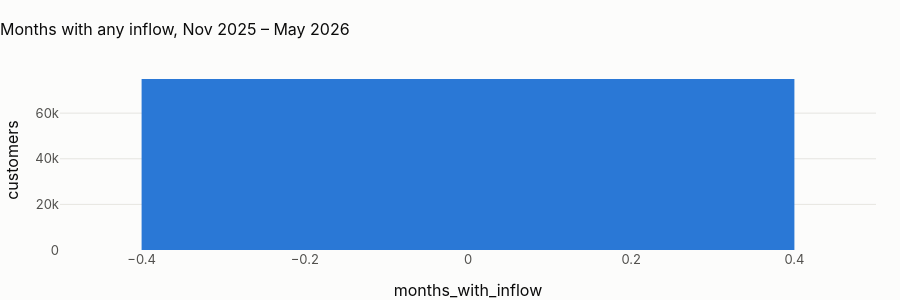

Here is the notebook cell this chart was saved with:
### Markdown cell above
## 5 · Direction and the monthly grid

### Code cell
show(
    pl.q("""select direction, transaction_type, count(*) as transactions,
                    round(100 * count(*) / sum(count(*)) over (), 2) as share_pct
             from {int_transactions_enriched} group by all order by 1, 2"""),
    paging=False,
)
grid = pl.q("""select count(*) as customer_months, round(100 * avg((n_tx = 0)::int), 2) as zero_month_pct,
                      round(100 * avg((inflow_usd > 0)::int), 2) as months_with_inflow_pct, round(avg(n_tx), 3) as avg_tx
               from {int_customer_month_tx}""")
show(grid, paging=False)
last_month = pl.q("select max(month_start) as m from {int_customer_month_tx}").m.iloc[0]
first_month = (pd.Timestamp(last_month) - pd.DateOffset(months=6)).date()
recent = pl.q(f"""select months_with_inflow, count(*) as customers from (
                   select customer_id, count(*) filter (where inflow_usd > 0) as months_with_inflow
                   from {{int_customer_month_tx}} where month_start >= date '{first_month}' group by 1)
                 group by 1 order by 1""")
fig = px.bar(
    recent,
    x="months_with_inflow",
    y="customers",
    title=f"Months with any inflow, {first_month:%b %Y} – {pd.Timestamp(last_month):%b %Y}",
)
fig.update_layout(height=300)
fig.show()
reg = recent[recent.months_with_inflow >= 4].customers.sum() / recent.customers.sum()
tx_end = pd.Timestamp(
    pl.q("select max(transaction_ts_utc) as d from {int_transactions_enriched}").d.iloc[0]
).date()
display(
    Markdown(
        f"**{grid.zero_month_pct.iloc[0]:.1f} % of customer-months are empty and {100 * reg:.1f} % of customers had an "
        "inflow in four or more of the last seven months.** The zero-filled grid is the right imputation (no transaction "
        "is zero activity); "
        + (
            f"but here the grid runs to {pd.Timestamp(last_month):%B %Y} while the last transaction is dated {tx_end}: "
            "every recent month is empty because the **data stops**, not because customers did. The grid cannot tell "
            "the two apart, and every credit rule of notebook 08 will read an inactive bank."
            if pd.Timestamp(tx_end) < pd.Timestamp(first_month)
            else "the thinness is the data's, and it decides the credit outcomes of notebook 08."
        )
    )
)

### Figure 1 — Plotly figure (JSON) as saved in the notebook; plotly's stock layout.template omitted (floating-point values rounded to 4 significant figures)
{"data": [{"hovertemplate": "months_with_inflow=%{x}<br>customers=%{y}<extra></extra>", "legendgroup": "", "marker": {"color": "#2a78d6", "pattern": {"shape": ""}}, "name": "", "orientation": "v", "showlegend": false, "textposition": "auto", "type": "bar", "x": [0], "xaxis": "x", "y": [74973], "yaxis": "y"}], "layout": {"barmode": "relative", "height": 300, "legend": {"tracegroupgap": 0}, "title": {"text": "Months with any inflow, Nov 2025 – May 2026"}, "xaxis": {"anchor": "y", "domain": [0.0, 1.0], "title": {"text": "months_with_inflow"}}, "yaxis": {"anchor": "x", "domain": [0.0, 1.0], "title": {"text": "customers"}}}}
